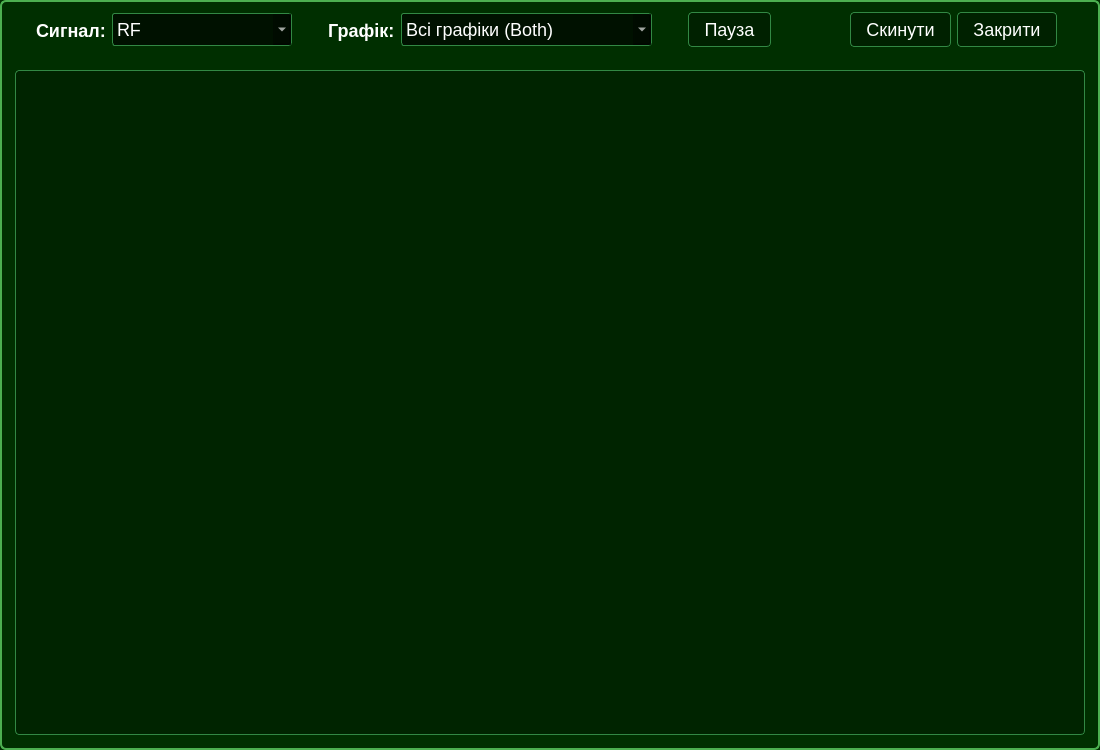
<?xml version="1.0" encoding="UTF-8"?>
<ui version="4.0">
 <class>ChartMonitorDialog</class>
 <widget class="QDialog" name="ChartMonitorDialog">
  <property name="geometry">
   <rect>
    <x>0</x>
    <y>0</y>
    <width>1100</width>
    <height>750</height>
   </rect>
  </property>
  <property name="windowTitle">
   <string>Моніторинг сигналів у реальному часі</string>
  </property>
  <property name="styleSheet">
   <string notr="true">QDialog {
  background-color: #002f00;
  color: #ffffff;
  font-family: 'Roboto';
  border: 2px solid #4CAF50;
  border-radius: 6px;
}

QLabel {
  color: #ffffff;
  font-size: 18px; 
  font-weight: 500;
}

QComboBox {
  background-color: rgba(0, 10, 0, 0.8);
  border: 1px solid #328844;
  color: #ffffff;
  padding: 4px;
  font-size: 18px;
  border-radius: 3px;
  min-width: 150px;
}

QComboBox::drop-down { 
    width: 18px; 
}

QComboBox::down-arrow { 
    width: 14px; 
    height: 14px; 
}

QComboBox QAbstractItemView {
    background-color: #002f00;
    color: #ffffff;
    selection-background-color: #328844;
    font-size: 16px;
}

/* Кнопки */
QPushButton {
  border: 1px solid #328844;
  background-color: rgba(0, 30, 0, 0.8);
  color: #ffffff;
  font-size: 18px;
  padding: 6px 15px;
  border-radius: 4px;
}

QPushButton:hover {
  background-color: #004400;
}

QPushButton:pressed {
  background-color: #4CAF50;
  color: #002509;
}

/* Специфічний стиль для кнопки Паузи, коли вона натиснута (активна) */
QPushButton:checked {
  background-color: #4CAF50;
  color: #002509;
}

/* Чекбокс */
QCheckBox {
    color: #ffffff;
    font-size: 16px;
    spacing: 8px;
}

QCheckBox::indicator {
    width: 18px;
    height: 18px;
    background-color: rgba(0, 10, 0, 0.8);
    border: 1px solid #328844;
    border-radius: 3px;
}

QCheckBox::indicator:checked {
    background-color: #4CAF50;
    border: 1px solid #4CAF50;
}

QCheckBox::indicator:hover {
    border: 1px solid #00ff00;
}

/* Контейнер графіка - робимо його схожим на таблицю з прикладу */
QWidget#chartContainer {
  background-color: rgba(0, 10, 0, 0.3);
  border: 1px solid #328844;
  border-radius: 4px;
}
</string>
  </property>
  <widget class="QWidget" name="chartContainer" native="true">
   <property name="geometry">
    <rect>
     <x>15</x>
     <y>70</y>
     <width>1070</width>
     <height>665</height>
    </rect>
   </property>
   <property name="sizePolicy">
    <sizepolicy hsizetype="Expanding" vsizetype="Expanding">
     <horstretch>0</horstretch>
     <verstretch>0</verstretch>
    </sizepolicy>
   </property>
   <layout class="QVBoxLayout" name="chartContainerLayout">
    <property name="spacing">
     <number>0</number>
    </property>
    <property name="leftMargin">
     <number>0</number>
    </property>
    <property name="topMargin">
     <number>0</number>
    </property>
    <property name="rightMargin">
     <number>0</number>
    </property>
    <property name="bottomMargin">
     <number>0</number>
    </property>
   </layout>
  </widget>
  <widget class="QWidget" name="layoutWidget">
   <property name="geometry">
    <rect>
     <x>16</x>
     <y>10</y>
     <width>1061</width>
     <height>40</height>
    </rect>
   </property>
   <layout class="QHBoxLayout" name="horizontalLayout" stretch="0,0,0,0,0,1,0,0,0,0">
    <property name="leftMargin">
     <number>20</number>
    </property>
    <property name="rightMargin">
     <number>20</number>
    </property>
    <item>
     <widget class="QLabel" name="labelSource">
      <property name="text">
       <string>Сигнал:</string>
      </property>
     </widget>
    </item>
    <item>
     <widget class="QComboBox" name="comboSource">
      <property name="minimumSize">
       <size>
        <width>160</width>
        <height>0</height>
       </size>
      </property>
      <item>
       <property name="text">
        <string>RF</string>
       </property>
      </item>
      <item>
       <property name="text">
        <string>Sound</string>
       </property>
      </item>
     </widget>
    </item>
    <item>
     <spacer name="horizontalSpacer_1">
      <property name="orientation">
       <enum>Qt::Orientation::Horizontal</enum>
      </property>
      <property name="sizeType">
       <enum>QSizePolicy::Policy::Fixed</enum>
      </property>
      <property name="sizeHint" stdset="0">
       <size>
        <width>30</width>
        <height>20</height>
       </size>
      </property>
     </spacer>
    </item>
    <item>
     <widget class="QLabel" name="labelMode">
      <property name="text">
       <string>Графік:</string>
      </property>
     </widget>
    </item>
    <item>
     <widget class="QComboBox" name="comboChart">
      <item>
       <property name="text">
        <string>Всі графіки (Both)</string>
       </property>
      </item>
      <item>
       <property name="text">
        <string>Лише Спектр (Spectrum)</string>
       </property>
      </item>
      <item>
       <property name="text">
        <string>Лише Водоспад (Waterfall)</string>
       </property>
      </item>
     </widget>
    </item>
    <item>
     <spacer name="horizontalSpacer_2">
      <property name="orientation">
       <enum>Qt::Orientation::Horizontal</enum>
      </property>
      <property name="sizeType">
       <enum>QSizePolicy::Policy::Fixed</enum>
      </property>
      <property name="sizeHint" stdset="0">
       <size>
        <width>30</width>
        <height>20</height>
       </size>
      </property>
     </spacer>
    </item>
    <item>
     <widget class="QPushButton" name="btnPause">
      <property name="cursor">
       <cursorShape>PointingHandCursor</cursorShape>
      </property>
      <property name="text">
       <string>Пауза</string>
      </property>
      <property name="checkable">
       <bool>true</bool>
      </property>
      <property name="checked">
       <bool>false</bool>
      </property>
     </widget>
    </item>
    <item>
     <spacer name="horizontalSpacer_3">
      <property name="orientation">
       <enum>Qt::Orientation::Horizontal</enum>
      </property>
      <property name="sizeHint" stdset="0">
       <size>
        <width>20</width>
        <height>20</height>
       </size>
      </property>
     </spacer>
    </item>
    <item>
     <widget class="QPushButton" name="btnResetZoom">
      <property name="cursor">
       <cursorShape>PointingHandCursor</cursorShape>
      </property>
      <property name="text">
       <string>Скинути</string>
      </property>
     </widget>
    </item>
    <item>
     <widget class="QPushButton" name="btnClose">
      <property name="cursor">
       <cursorShape>PointingHandCursor</cursorShape>
      </property>
      <property name="text">
       <string>Закрити</string>
      </property>
      <property name="checkable">
       <bool>false</bool>
      </property>
     </widget>
    </item>
   </layout>
  </widget>
 </widget>
 <resources/>
 <connections/>
</ui>
